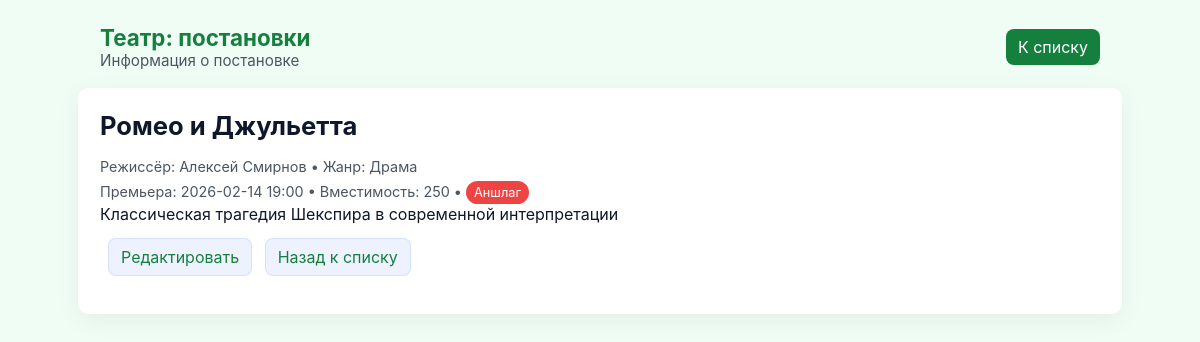
/detail/1, run on the app's committed database.
### app.py (models this page shows, shortened)
class Production(db.Model):
    id = db.Column(db.Integer, primary_key=True)
    title = db.Column(db.String(200), nullable=False)
    description = db.Column(db.Text, nullable=True)
    director = db.Column(db.String(120), nullable=True)
    genre = db.Column(db.String(80), nullable=True)
    premiere_date = db.Column(db.DateTime, nullable=True)
    capacity = db.Column(db.Integer, nullable=False, default=0)
    status = db.Column(db.String(40), nullable=False, default='Подготовка')
    created_at = db.Column(db.DateTime, default=datetime.utcnow)

### app.py (the view)
@app.route('/detail/<int:prod_id>')
def detail(prod_id):
    prod = Production.query.get_or_404(prod_id)
    return render_template('detail.html', production=prod)

### templates/detail.html (shortened to what this page needs)
<!doctype html>
<html lang="ru">
<head>
  <link rel="stylesheet" href="/static/style.css">
</head>
<body>
  <div class="site-header">
    <div>
      <div class="brand">Театр: постановки</div>
      <div class="subtitle">Информация о постановке</div>
    </div>
    <div>
      <a href="/" class="btn">К списку</a>
    </div>
  </div>
  <div class="container">
    <h1>{{ production.title }}</h1>
    <div class="meta">Режиссёр: {{ production.director or '—' }} • Жанр: {{ production.genre or '—' }}</div>
    <div class="meta">Премьера: {{ production.premiere_date.strftime('%Y-%m-%d %H:%M') if production.premiere_date else 'Не указана' }} • Вместимость: {{ production.capacity }} • <span class="badge {{ production.status|lower|replace(' ', '-') }}">{{ production.status }}</span></div>
    <div class="description">{{ production.description or '—' }}</div>
    <p style="margin-top:14px">
      <a href="/edit/{{ production.id }}" class="button secondary">Редактировать</a>
      <a href="/" class="button secondary">Назад к списку</a>
    </p>
  </div>
</body>
</html>

### static/style.css (style rules this page uses)
:root { --bg:#f0fdf4; --card:#ffffff; --muted:#4b5563; --primary:#15803d; --accent:#10b981; --success:#16a34a; --danger:#ef4444; --radius:10px; }
body { font-family:Inter,Segoe UI,Arial,Helvetica,sans-serif;background:var(--bg);color:#0f172a;margin:0;padding:24px }
.site-header { max-width:1000px;margin:0 auto 18px;display:flex;align-items:center;justify-content:space-between }
.site-header .brand { font-size:1.4rem;font-weight:700;color:var(--primary) }
.site-header .subtitle { font-size:0.95rem;color:var(--muted) }
.container { max-width:1000px;margin:0 auto;background:var(--card);padding:22px;border-radius:var(--radius);box-shadow:0 6px 24px rgba(15,23,42,0.06) }
h1 { margin-top:0;font-size:1.6rem }
.meta { color:var(--muted);font-size:0.9em;margin-top:6px }
.btn, a.button { display:inline-block;margin-left:8px;padding:8px 12px;background:var(--primary);color:#fff;border-radius:8px;text-decoration:none;border:none }
.btn.secondary, a.button.secondary { background:#eef2ff;color:var(--primary);border:1px solid rgba(37,99,235,0.12) }
.badge { display:inline-block;padding:4px 8px;border-radius:999px;font-size:0.8rem;color:#fff }
.badge.аншлаг { background:var(--danger) }

### data on the page
Production: title "Ромео и Джульетта", director "Алексей Смирнов", genre "Драма", premiere_date "2026-02-14 19:00", capacity "250", status "Аншлаг", description "Классическая трагедия Шекспира в современной интерпретации"
